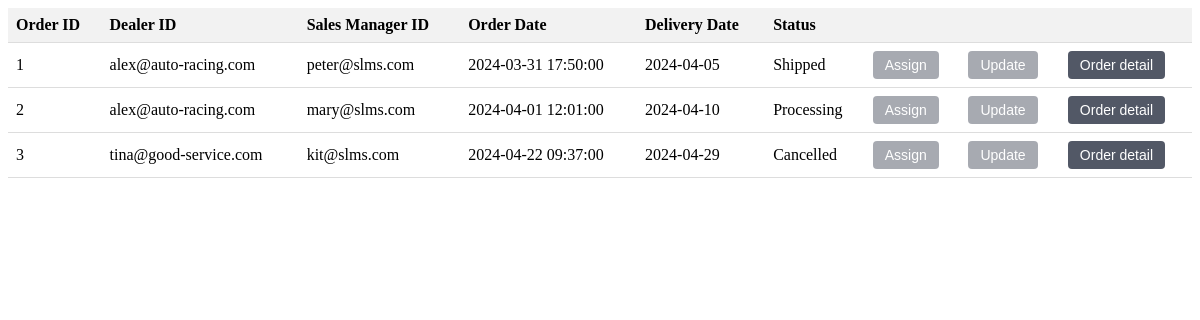
The app's page /4523html&css/php/loadSalesOrderRecord.php with its own data.
### tables this page shows
CREATE TABLE Orders (
    orderID INT(10) NOT NULL,
    dealerID VARCHAR(50) NOT NULL,
    salesManagerID VARCHAR(50) NOT NULL,
    orderDateTime DATETIME NOT NULL,
    deliveryAddress VARCHAR(255) NOT NULL,
    deliveryDate DATE NOT NULL,
    orderStatus VARCHAR(50) NOT NULL,
    shipCost INT(5) NOT NULL,
    PRIMARY KEY (orderID)
);

### 4523html&css/php/loadSalesOrderRecord.php (the view, shortened to what this page needs)
<!DOCTYPE html>
<html>
    <link rel="stylesheet" type="text/css" href="../css/Sales Order records.css">
<?php
$servername = "127.0.0.1";
$username = "root";
$password = "";
$dbname = "projectdb";
$mamagerID = $_COOKIE['ManagerID'];
$conn = new mysqli($servername, $username, $password, $dbname);
$sql = "SELECT * FROM orders";
$result = $conn->query($sql);
if ($result->num_rows > 0) {
    echo "
    <script>
    function updateOrder(OrderID) {
            window.location.href = 'updateSalesOrderRecord.php?OrderID=' + OrderID;
        }
    function orderDetail(OrderID) {
        window.location.href = 'OrderDetail.php?OrderID=' + OrderID;
    }
    function assign(OrderID) {
        if (confirm('Are you sure you want to assign this order?')) {
                var xhr = new XMLHttpRequest();
                xhr.open('POST', 'assignManager.php', true);
                xhr.setRequestHeader('Content-Type', 'application/x-www-form-urlencoded');
                xhr.onreadystatechange = function () {
                    if (xhr.readyState == 4 && xhr.status == 200) {
                        alert(xhr.responseText);
                        location.reload(); // Reload the page to reflect the changes
                    }
                };
                xhr.send('OrderID=' + OrderID);
            }
    }
    </script>
    <table  class='order-table'>
    <tr>
    <th>Order ID</th>
    <th>Dealer ID</th>
    <th>Sales Manager ID</th>
    <th>Order Date</th>
    <th>Delivery Date</th>
    <th>Status</th>
    <th></th>
    <th></th>
    <th></th>
    </tr>";
    while($row = $result->fetch_assoc()) {
        echo "<tr>
        <td>".$row["orderID"]."</td>
        <td>".$row["dealerID"]."</td>
        <td>".$row["salesManagerID"]."</td>
        <td>".$row["orderDateTime"]."</td>
        <td>".$row["deliveryDate"]."</td>
        <td>".$row["orderStatus"]."</td>";
        if ($row["salesManagerID"] == "none"){
            echo"
            <td>
                <button onclick='assign(".$row["orderID"].")'>Assign</button>
            </td>
            <td>
                <button onclick='updateOrder(".$row["orderID"].")'>Update</button>
            </td>";
        }else{
            echo"
            <td>
                <button disabled style='opacity: 0.5; pointer-events: none;' onclick='assign(".$row["orderID"].")'>Assign</button>
            </td>
            <td>
                <button disabled style='opacity: 0.5; pointer-events: none;' onclick='updateOrder(".$row["orderID"]." disabled)'>Update</button>
            </td>";
        }
        echo"<td>
          <button onclick='orderDetail(".$row["orderID"].")'>Order detail</button>
        </td>
        </tr>";
    }
    echo "</table>";
} else {
    echo "0 results";
}
?>
</html>

### 4523html&css/css/Sales Order records.css (style rules this page uses)
.order-table { width: 100%; border-collapse: collapse; }
.order-table th, .order-table td { padding: 8px; text-align: left; border-bottom: 1px solid #ddd; }
.order-table th { background-color: #f2f2f2; }
button { padding: 6px 12px; font-size: 14px; background-color: #525866; color: white; border: none; border-radius: 4px; cursor: pointer; }

### records on screen
orders: orderID "1", dealerID "alex@auto-racing.com", salesManagerID "peter@slms.com", orderDateTime "2024-03-31 17:50:00", deliveryDate "2024-04-05", orderStatus "Shipped"
orders: orderID "2", dealerID "alex@auto-racing.com", salesManagerID "mary@slms.com", orderDateTime "2024-04-01 12:01:00", deliveryDate "2024-04-10", orderStatus "Processing"
orders: orderID "3", dealerID "tina@good-service.com", salesManagerID "kit@slms.com", orderDateTime "2024-04-22 09:37:00", deliveryDate "2024-04-29", orderStatus "Cancelled"
